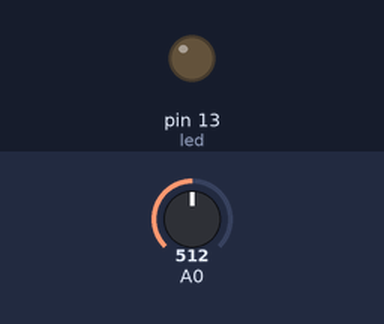
Simulated run of this sketch. Board: Arduino Uno, built with avr-gcc and run on an emulated ATmega328P. On the bench: output pins drawn as LEDs (lit = HIGH). Inputs (shaded band) come from the test bench; at power-on: A0 = 512.

Above: at 1.2 s.
1.3 s: A0 set to 689
2.8 s: A0 set to 709
At 4.0 s:
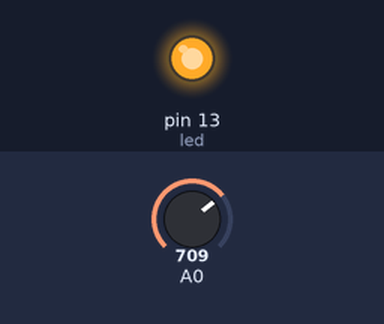
4.3 s: A0 set to 608
5.8 s: A0 set to 582
At 6.5 s:
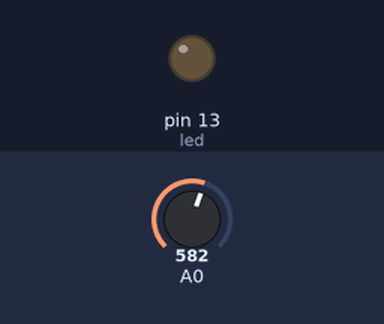
7.3 s: A0 set to 710
At 7.6 s:
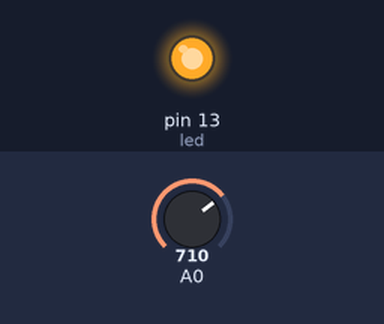
Timing chart, 0 to 9.8 s (numbered marks = the images above; inputs shaded):
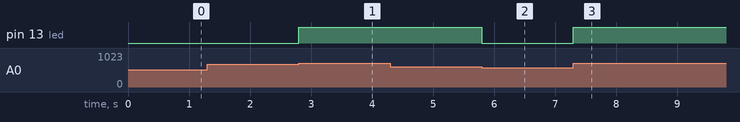

Measured:
- the behaviour switches between 699 and 700 on A0 (found by bisection; images 0 and 1)
- the behaviour switches between 600 and 599 on A0 (found by bisection; images 1 and 2)
- after the input at 1.3 s, every drawn part: stays the same
- after the input at 2.8 s, pin 13 (led): LOW → HIGH at once
- after the input at 4.3 s, every drawn part: stays the same
- after the input at 5.8 s, pin 13 (led): HIGH → LOW at once
- after the input at 7.3 s, pin 13 (led): LOW → HIGH at once

The sketch:

Nachtlicht.ino
```cpp
const byte led = 13;
const byte cds = A0;
void setup() {
  pinMode (led,OUTPUT);
}

void loop() {
  int val;
  val = analogRead(A0);
  if (val >= 700)
    {
      digitalWrite(13,HIGH);
    }
   else if (val < 600)
    {
      digitalWrite(13,LOW);
    }
}
```
